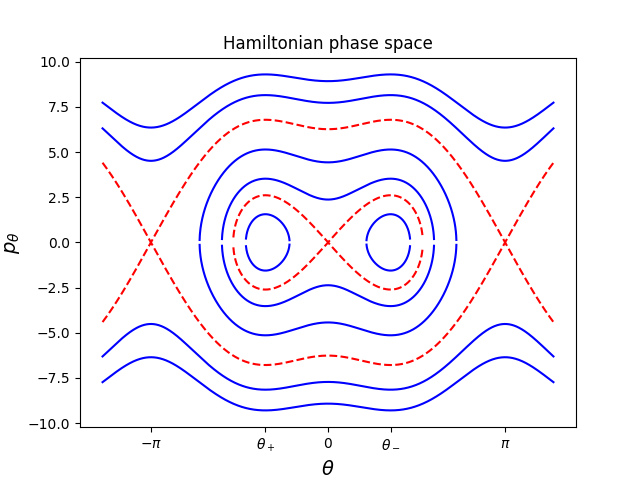

Python code for this plot:
import numpy as np
from matplotlib import pyplot as plt

m = 1
R = 1
g = 9.81
omega_cr = np.sqrt(g/R)
omega = 1.5*omega_cr

def conjugate_momentum(theta, H=1):
    P = R*np.sqrt(2*m*H + (m*R*omega*np.sin(theta))**2 \
            + 2*g*m*m*R*np.cos(theta))

    return P

theta = np.linspace(-4, 4, 2500)


for H in [-12,-7, 0, 20, 30]:
    p = conjugate_momentum(theta, H)
    plt.plot(theta,  p, 'b')
    plt.plot(theta, -p, 'b')

p = conjugate_momentum(theta, 9.81)
plt.plot(theta,  p, 'r--')
plt.plot(theta, -p, 'r--')

p = conjugate_momentum(theta, -9.81)
plt.plot(theta,  p, 'r--')
plt.plot(theta, -p, 'r--')

plt.title('Hamiltonian phase space')
plt.xlabel(r'$\theta$', fontsize=14)
plt.ylabel(r'$p_{\theta}$', fontsize=14)
plt.xticks([-np.pi, -1.11, 0, 1.11, np.pi],\
            [r'$-\pi$', r'$\theta_+$',  0 , r'$\theta_-$', r'$\pi$'])

plt.show()
